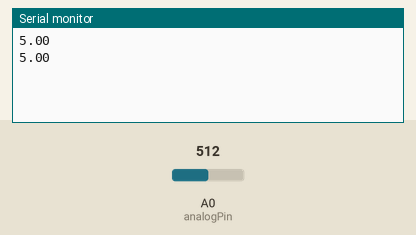
This sketch was run on a simulated Arduino Uno, built with avr-gcc and run on an emulated ATmega328P. Parts: the last lines printed to the serial monitor. The inputs (shaded band) are chosen by the test bench; at power-on: A0 (analogPin) = 512.

Above: at 1.8 s.
1.9 s: A0 (analogPin) set to 716
At 2.8 s:
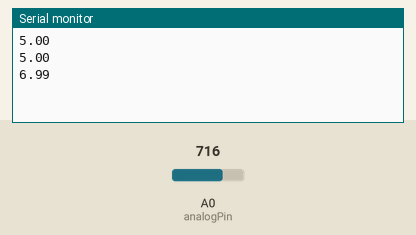
3.4 s: A0 (analogPin) set to 900
At 4.6 s:
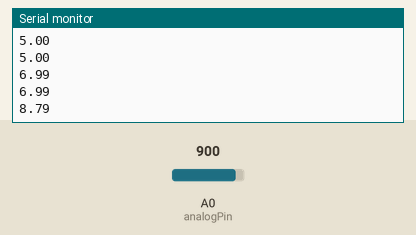
Timing chart, 0 to 6.4 s (numbered marks = the images above; inputs shaded):
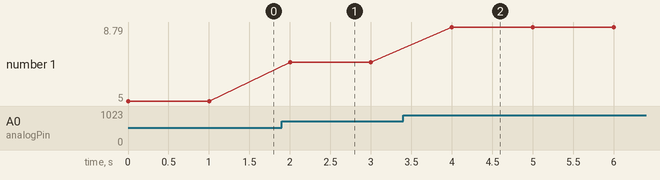

The sketch:

battery_analog_checker.ino
```cpp
int analogPin = A0; // potentiometer wiper (middle terminal) connected
                    // to analog pin 3 outside leads to ground and +5V
int val = 0;        // variable to store the value read
float vbat = 0.0;

void setup() {
  Serial.begin(9600);           //  setup serial
}

void loop() {
  val = analogRead(analogPin);  // Read analog value from input pin (0 to 1023)
  vbat = float(val);
  vbat = 10.0*vbat/1024.0;      // Convert to voltage is divided by 2
  Serial.println(vbat);
  delay(1000);
}
```

Measured:
- after the input at 1.9 s, the serial monitor: prints a new line after 0.10 s (image 1)
- after the input at 3.4 s, the serial monitor: prints a new line after 0.60 s (image 2)
- plotted number 1: 5 → 6.99 after the input at 1.9 s, 6.99 → 8.79 after the input at 3.4 s
